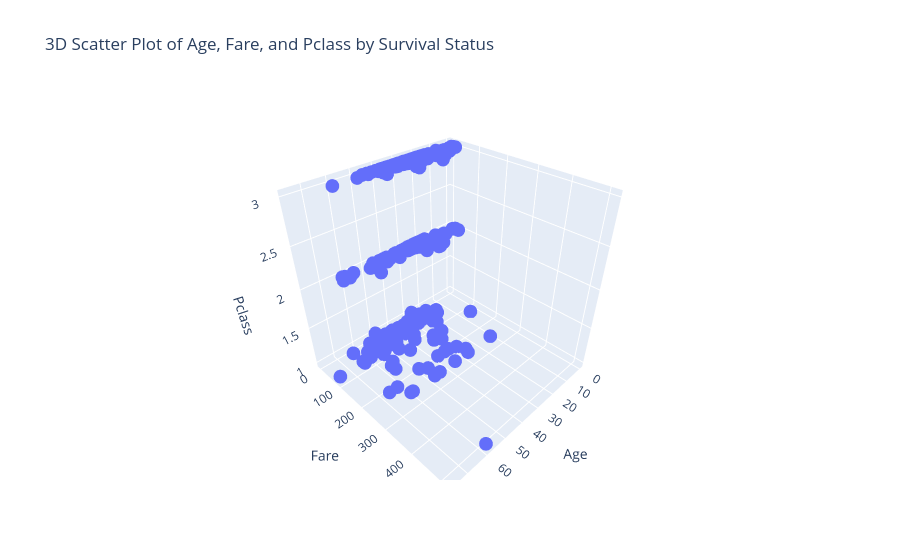

Notebook code cell kept with this figure:
### Code cell
px.scatter_3d(df, x='Age', y='Fare', z='Pclass', color_discrete_map={
        '0': 'red',
        '1': 'green'
    },title='3D Scatter Plot of Age, Fare, and Pclass by Survival Status')

### Figure 1 — Plotly figure (JSON) as saved in the notebook; plotly's stock layout.template omitted (floating-point values rounded to 4 significant figures; data arrays with more than 128 entries replaced by an {"elided": "..."} marker saying what was removed)
{"data": [{"hovertemplate": "Age=%{x}<br>Fare=%{y}<br>Pclass=%{z}<extra></extra>", "legendgroup": "", "marker": {"color": "#636efa", "symbol": "circle"}, "mode": "markers", "name": "", "scene": "scene", "showlegend": false, "type": "scatter3d", "x": {"elided": "418 float values"}, "y": {"elided": "418 float values"}, "z": {"elided": "418 int values"}}], "layout": {"legend": {"tracegroupgap": 0}, "scene": {"domain": {"x": [0, 1], "y": [0, 1]}, "xaxis": {"title": {"text": "Age"}}, "yaxis": {"title": {"text": "Fare"}}, "zaxis": {"title": {"text": "Pclass"}}}, "title": {"text": "3D Scatter Plot of Age, Fare, and Pclass by Survival Status"}}}
